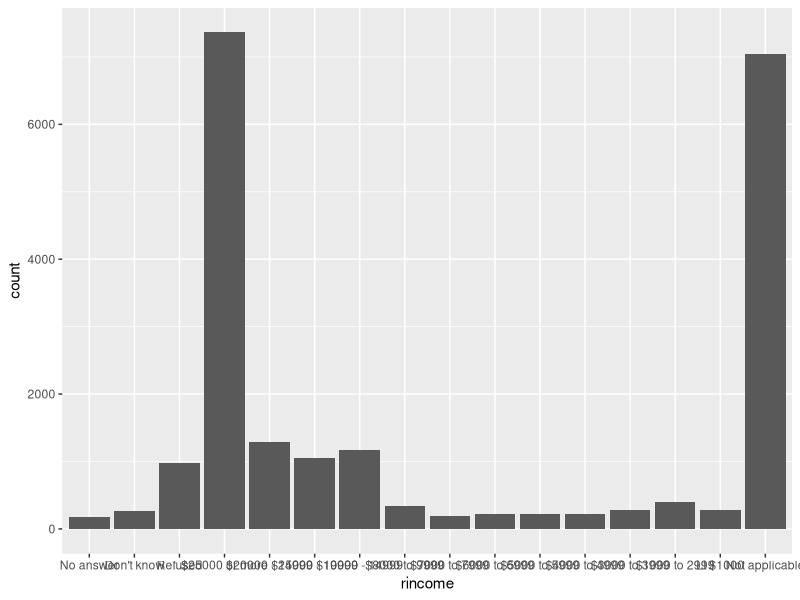
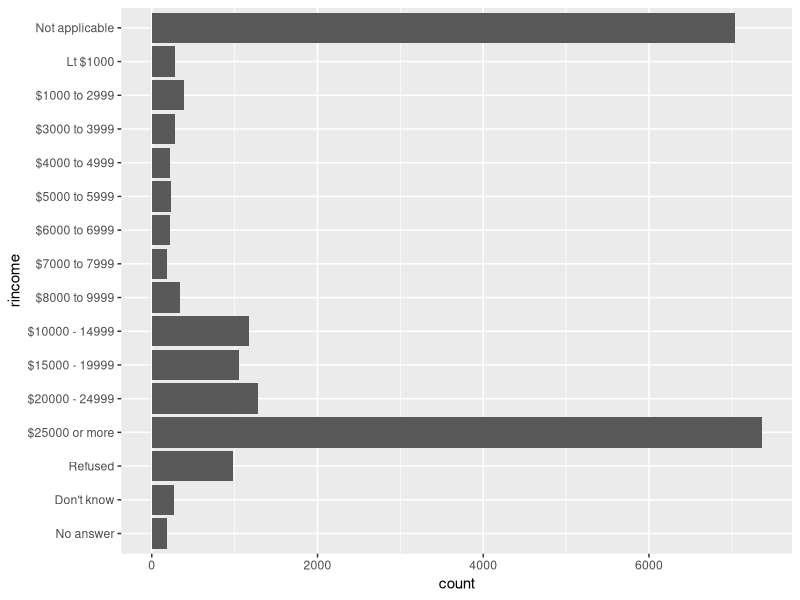

These charts were generated, in order, by the following R code: (Note: this script raises an error after producing the figures.)
## ---- chunk 1
knitr::opts_chunk$set(echo = TRUE)
library(tidyverse)
## ---- chunk 2
gss_cat %>% 
    ggplot(aes(rincome)) +
    geom_bar()
# adjusting the labels would really help the readability of the bottom level. We could also reorder the x axis to go from lowest to highest.
# honestly, this can all be done with coord_flip() to get a horizontal bar chart, as well, if we have to do a bar chart.
gss_cat %>% 
    ggplot(aes(rincome)) +
    geom_bar() +
    coord_flip()
# there are plenty more things we could do with this, but this graph accurately shows the distribution of rincome by itself.
## ---- chunk 3
gss_cat %>% count(relig) # Protestant n = 10846

gss_cat %>% count(party) # Independent n = 4119
## ---- chunk 4
# via a table
gss_cat %>% 
    select(relig,denom) %>% 
    filter(!is.na(denom)) %>% filter(denom != "Not applicable") %>% 
    count(relig) # shows a table with all religions that have a denomination that is !na or "Not applicable". I guess I could have mutated the table to make all Not applicable values = to NA or used factors to do that.

# via a graph
gss_cat %>% 
    ggplot(aes(relig, color = factor(denom))) + 
    geom_bar() # only in protestant does any factor show up other than "No Answer" or "Don't Know"

## ---- chunk 5
gss_cat %>% # collapse it into rep ind and dem. 
    mutate(partyid = fct_collapse(partyid,
                                  other = c("No answer", "Don't know", "Other party"),
                                  rep = c("Strong republican", "Not str republican"),
                                  ind = c("Ind,near rep", "Independent", "Ind,near dem"),
                                  dem = c("Not str democrat", "Strong democrat")
    )) %>% 
    group_by(year, partyid) %>% # group by year # create column for count of each party affiliation.
    summarize(count = n()) %>% # add a count for each partyid per year
    mutate(proportion = count / sum(count)) %>% # add a proportion column using count
    ggplot(aes(year, proportion, color = partyid)) + # plot year vs proportion per partyid (color)
    geom_line() # line graph for time
## ---- chunk 6
gss_cat %>% 
    mutate(rincome = fct_collapse(rincome, # I am creating four separate income groupings and an Other category to capture all string answers
                                  Other =       c("No answer", "Don't know", "Refused", "Not applicable"),
                                  "$20,000+" =  c("$25000 or more", "$20000 - 24999"),
                                  "$10,000 - $19,999"   = c("$15000 - 19999", "$10000 - 14999"),
                                  "$5,000 - $9,999"     = c("$8000 to 9999", "$7000 to 7999",  "$6000 to 6999", "$5000 to 5999"),
                                  "$0 - $4999"           = c("$4000 to 4999",  "$3000 to 3999",  "$1000 to 2999",  "Lt $1000"))) %>% 
   count(rincome)
